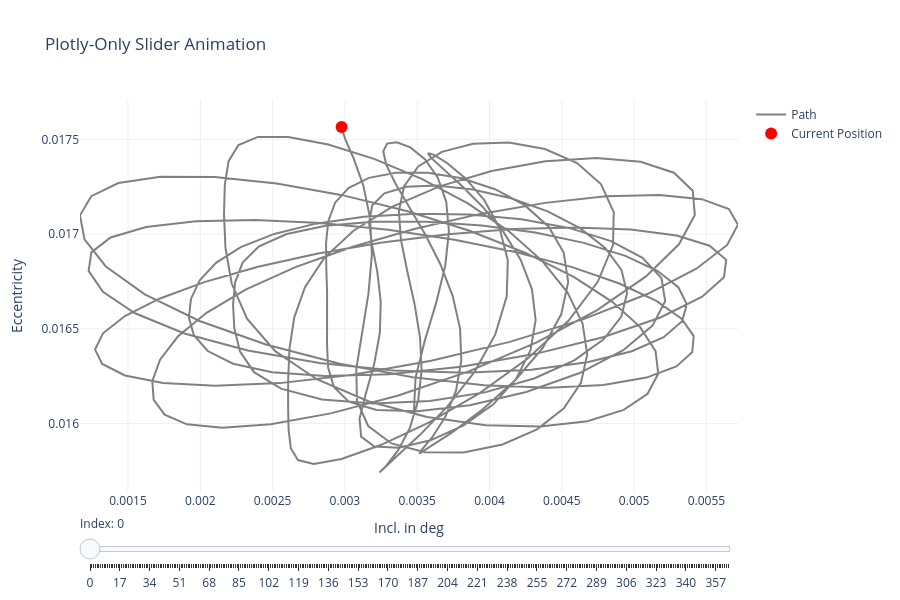

The cell this chart's notebook holds for it:
### Code cell
# 2. Define the Frames
# We create a list of frames. Each frame represents one "step" of the dot.
# We set traces=[1] so we only update the Dot (Trace 1), not the Line (Trace 0).
frames = [
    go.Frame(
        data=[go.Scatter(x=[path_data[k, 0]], y=[path_data[k, 1]])],
        name=str(k),
        traces=[1]
    )
    for k in range(N)
]

# 3. Create the Base Figure
fig = go.Figure(
    data=[
        # Trace 0: The Static Line
        go.Scatter(
            x=path_data[:, 0],
            y=path_data[:, 1],
            mode='lines',
            line=dict(color='gray', width=2),
            name='Path'
        ),
        # Trace 1: The Moving Dot (Initial Position)
        go.Scatter(
            x=[path_data[0, 0]],
            y=[path_data[0, 1]],
            mode='markers',
            marker=dict(color='red', size=12),
            name='Current Position'
        )
    ],
    frames=frames
)

# 4. Configure the Slider
# The slider steps tell Plotly which frame to animate to when dragged.
sliders = [dict(
    steps=[
        dict(
            method='animate',
            # The args here ensure the transition is instant (duration=0)
            # so the slider feels responsive like a UI control, not a slow movie.
            args=[[str(k)], dict(mode='immediate', frame=dict(duration=0, redraw=False), transition=dict(duration=0))],
            label=str(k)
        ) for k in range(N)
    ],
    active=0,
    transition=dict(duration=0),
    x=0, # Slider position settings
    y=0,
    currentvalue=dict(font=dict(size=12), prefix='Index: ', visible=True),
    len=1.0 # Slider length (1.0 = 100% width)
)]

# 5. Final Layout
fig.update_layout(
    title="Plotly-Only Slider Animation",
    sliders=sliders,
    xaxis_title="Incl. in deg",
    yaxis_title="Eccentricity",
    height=600,
    template="plotly_white"
)

fig.show()
